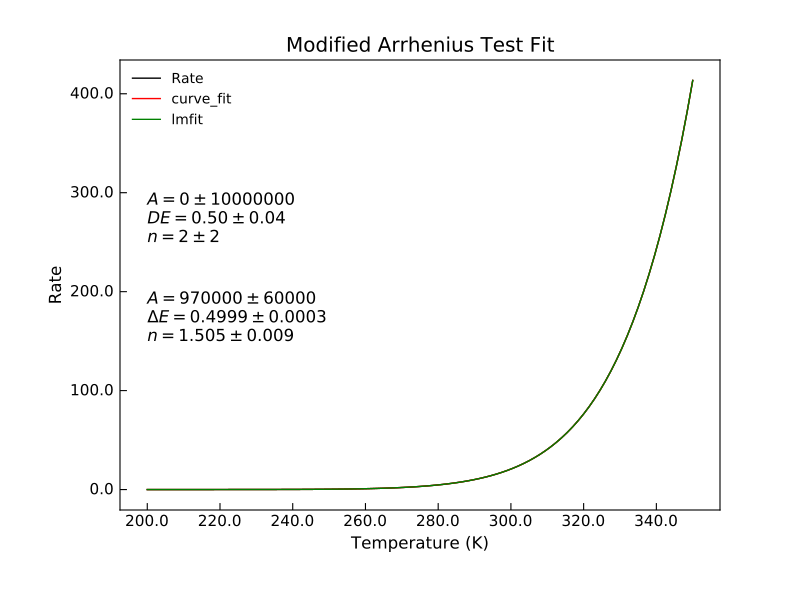

The script that drew this image:
"""Example of nDimArrhenius Fit."""
from Stoner import Data
import Stoner.Fit as SF
from  numpy import linspace
from numpy.random import normal

#Make some data
T=linspace(200,350,101)
R=SF.modArrhenius(T,1E6,0.5,1.5)*normal(scale=0.00005,loc=1.0,size=len(T))
d=Data(T,R,setas="xy",column_headers=["T","Rate"])

#Curve_fit on its own
d.curve_fit(SF.modArrhenius,p0=[1E6,0.5,1.5],result=True,header="curve_fit")
d.setas="xyy"
d.plot()
d.annotate_fit(SF.modArrhenius,x=200,y=250)

# lmfit using lmfit guesses
fit=SF.ModArrhenius()
p0=[1E6,0.5,1.5]
d.lmfit(fit,p0=p0,result=True,header="lmfit")
d.setas="x..y"
d.plot()
d.annotate_fit(SF.ModArrhenius,x=200,y=150,prefix="ModArrhenius")

d.title="Modified Arrhenius Test Fit"
d.ylabel="Rate"
d.xlabel="Temperature (K)"
